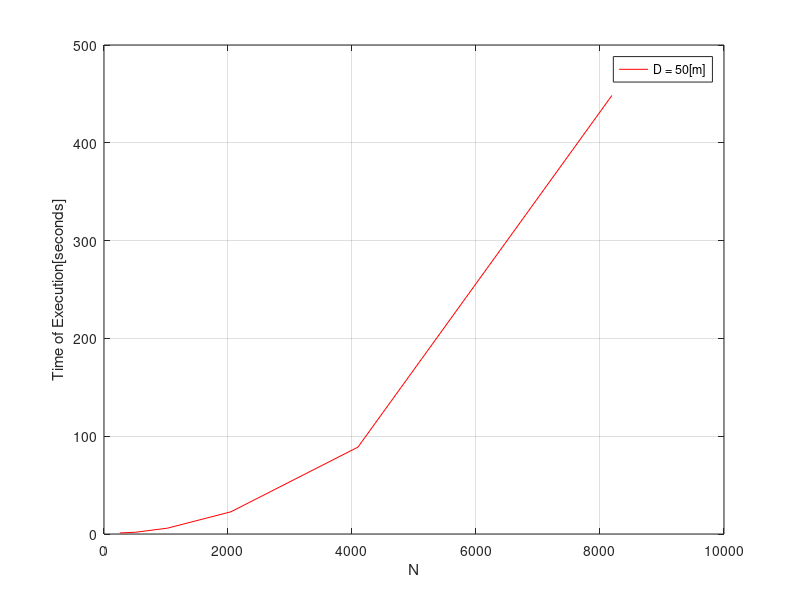

Source code (MATLAB):
a = [5 20 30 50 100 200 300 400 500]; 
b_256 = [0.864956 1.004527 0.861666 1.086306 0.877929 0.8937513 0.863743 0.881508 1.099382];

b_1024 = [6.015108 5.933290 5.777155 5.980009 5.948522 5.745314 5.895170 5.742252 5.944168]; 
b_2048 = [23.007781 22.654280 23.659706 22.734803 22.834258 22.543372 22.548912 22.699896 22.590458]; 
b_4096 = [89.444803 90.654857 89.662520 88.835502 91.035099 89.218115 89.324403 91.621110 90.278123]; 
b_8192 = [427.812691 482.641541 429.357734 448.399303 416.867166 405.3315416 399.989220 391.783179 397.483105];
D_50 = [1.086306 1.814111 5.980009 22.734803 88.835502 448.399303];
N = [256 512 1024 2048 4096 8192];
xlim([0 500]); 

%ylim([0.7 1.4]); 
%plot(a,b_256,'DisplayName', 'b_256');
%hold on
b_512 = [1.768207 1.784455 1.811532 1.814111 1.840042 1.947484 1.803638 1.953820 1.868162]; 
%plot(a,b_512,'DisplayName', 'b_512');
%plot(a,b_1024,'DisplayName', 'b_1024');
%hold on
%plot(a,b_2048,'DisplayName', 'b_2048');
%plot(a,b_4096,'DisplayName', 'b_4096');
%hold on;
%plot(a,b_8192,'DisplayName', 'b_8192');
%hold off;
plot(N, D_50,'r','DisplayName','D = 50[m]')
legend('D = 50[m]');
grid on;

%legend('b_256','b_512','b_1024','b_2048','b_4096','b_8192');
%legend('b_256','b_512');
%legend('b_1024','b_2048');
%legend('b_4096','b_8192');

xlabel('N');
ylabel('Time of Execution[seconds]')
